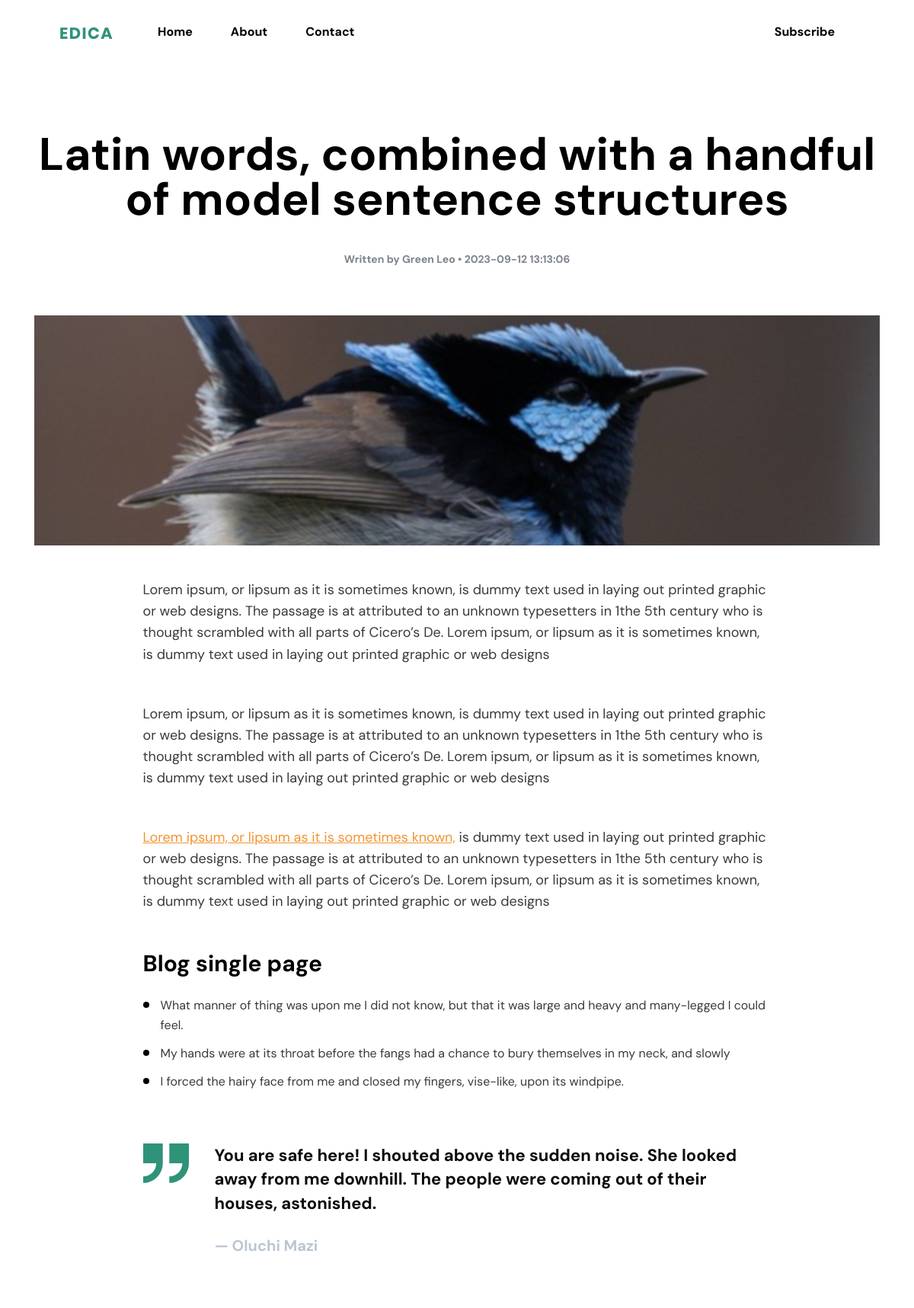
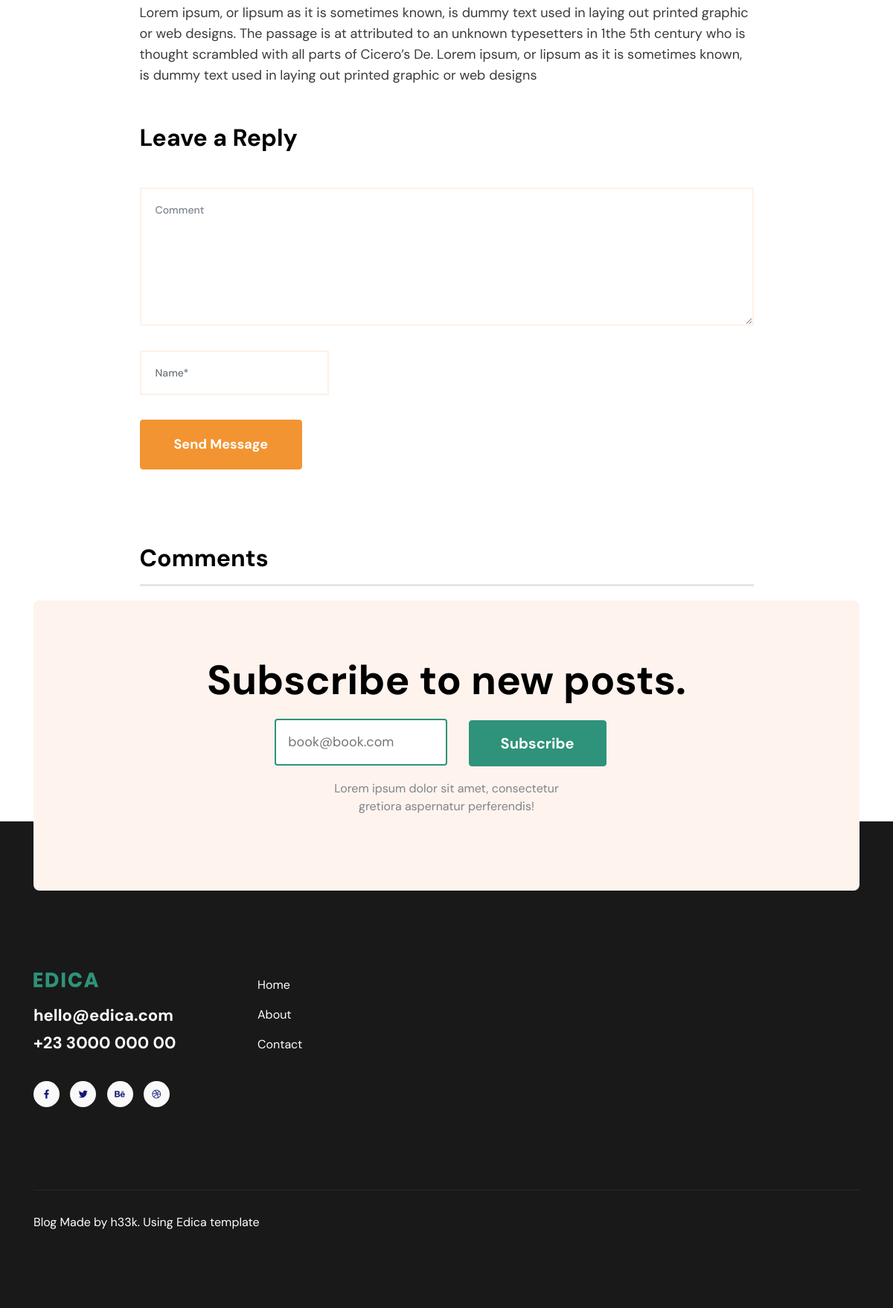
Screenshot of /post.php?id=3 with the database file from the repository (2 pictures, top to bottom).
### tables this page shows
CREATE TABLE `posts` (
  `id` int UNSIGNED NOT NULL,
  `title` varchar(255) DEFAULT NULL,
  `author_name` varchar(100) DEFAULT NULL,
  `body` text,
  `created_at` timestamp NOT NULL DEFAULT CURRENT_TIMESTAMP,
  `image` varchar(60) DEFAULT NULL,
  `image_inside` varchar(100) DEFAULT NULL
);

### post.php (the view, shortened to what this page needs)
<?php
include_once('back/database/pdo.php');
$postId = $_GET['id'];
$articleSelect = $pdo->prepare("SELECT * FROM posts WHERE id = :id");
$articleSelect->execute([
        ':id' => $postId
]);
$article = $articleSelect->fetch(PDO::FETCH_ASSOC);
?>
<!DOCTYPE html>
<html lang="en">
<?php include_once ('back/includes/head.php')?>
<body>
<?php include_once ('back/includes/header.php') ?>
<?php
ECHO <<<_END
<main class="blog-post">
    <div class="container">
        <h1 class="edica-page-title" data-aos="fade-up">$article[title]</h1>
        <p class="edica-blog-post-meta" data-aos="fade-up" data-aos-delay="200">Written by $article[author_name] • $article[created_at]</p>
        <section class="blog-post-featured-img" data-aos="fade-up" data-aos-delay="300">
            <img src="$article[image_inside]" alt="featured image" class="w-100">
        </section>
        <section class="post-content">
            $article[body]
        </section>
        <div class="row">
                <div class="col-lg-9 mx-auto">
                    <section class="comment-section">
                        <h2 class="section-title mb-5" data-aos="fade-up">Leave a Reply</h2>
                        <form action="back/actions/addComment.php" method="post">
                        <input name="post_id" type="hidden" value="$postId">
                            <div class="row">
                                <div class="form-group col-12" data-aos="fade-up">
                                <label for="comment" class="sr-only">Comment</label>
                                <textarea name="message" id="comment" class="form-control" placeholder="Comment" rows="10">Comment</textarea>
                                </div>
                            </div>
                            <div class="row">
                                <div class="form-group col-md-4" data-aos="fade-right">
                                    <label for="name" class="sr-only">Name</label>
                                    <input type="text" name="name" id="name" class="form-control" placeholder="Name*">
                                </div>
                            </div>
                            <div class="row">
                                <div class="col-12" data-aos="fade-up">
                                    <input type="submit" value="Send Message" class="btn btn-warning">
                                </div>
                            </div>
                        </form>
                    </section>
_END;
?>
                    <section class="mb-10 bg-current" data-aos="fade-up">
                    <h2 class="section-title">Comments</h2>
                    <hr style="height:3px;border-width:3px;">
                    </section>
                </div>
            </div>
    </div>
</main>
<?php include_once ('back/includes/promote_feature.php') ?>
<?php include_once ('back/includes/footer.php') ?>
</body>
</html>

### rows the page displays
posts: title "Latin words, combined with a handful of model sentence structures", author_name "Green Leo", created_at "2023-09-12 13:13:06", image_inside (picture), body "Lorem ipsum, or lipsum as it is sometimes known, is dummy text used in laying out printed graphic or web designs. The passage is at attributed to an unknown typesetters in 1the 5th century who is thought scrambled with all parts of Cicero’s De. Lorem ipsum, or lipsum as it is sometimes known, is dummy text used in laying out printed graphic or web designs Lorem ipsum, or lipsum as it is sometimes known, is dummy text used in laying out printed graphic or web designs. The passage is at attributed to an unknown typesetters in 1the 5th century who is thought scrambled with all parts of Cicero’s De. Lorem ipsum, or lipsum as it is sometimes known, is dummy text used in laying out printed…"
